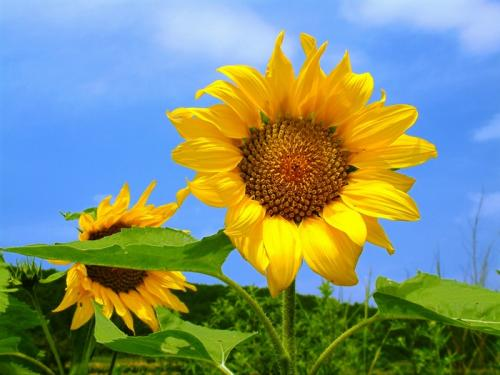
#> input picture python/basic/pillow/flower_01.jpg, 500 x 375 px
$ python '09.ImageEnhance_调整亮度_对比度_色彩_清晰度test.py'
#> lines starting #> are read from the running program, lines starting #| are printed output that depends on the picture
# 测试调整图片的色彩/亮度/清晰度/对比度，它们分别对应于ImageEnhance中的不同class，它们的入参都是一张图片，都有一个enhance方法，该方法的参数调整值在0-2之间取值，1表示原图，大于1表示增强，小于1表示减弱。下面的示例中分别对一张图片进行了增强和减弱，然后把它们放到一起进行输出。
from PIL import Image, ImageEnhance

image1 = Image.open('flower_01.jpg')
#> image1 is the input picture: PIL image 500x375 RGB; mean R, G, B 126.1, 145.6, 122.1
image1.thumbnail((450, 300))
#> image1: PIL image 400x300 RGB
w, h = image1.size
#> w = 400; h = 300
out_image = Image.new('RGB', (w * 3, h))
#> out_image: PIL image 1200x300 RGB; every value is 0
out_image.paste(image1, (0, 0))
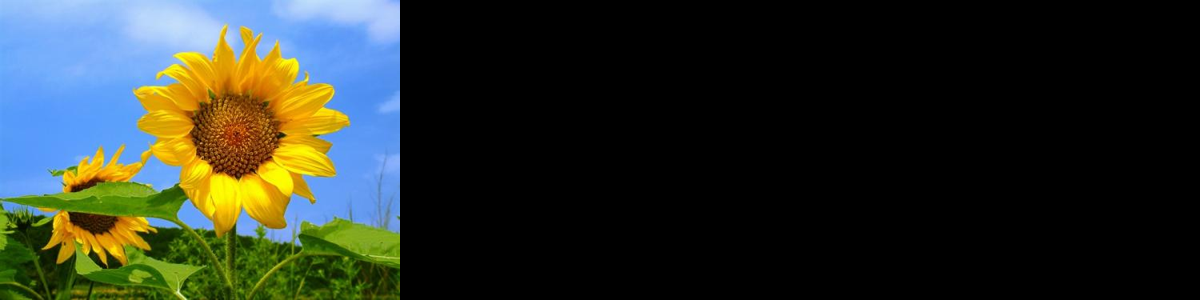
#> out_image: PIL image 1200x300 RGB; mean R, G, B 42, 48.5, 40.7


def enhance(enhance_func):
    enhance_obj = enhance_func(image1)
    enhanced_image = enhance_obj.enhance(0.5)
    out_image.paste(enhanced_image, (w, 0))
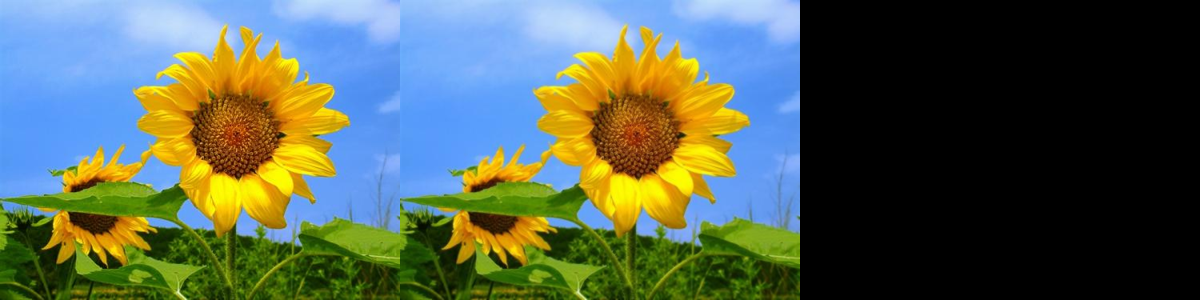
#> out_image: PIL image 1200x300 RGB; mean R, G, B 84, 97, 81.3
    enhanced_image = enhance_obj.enhance(1.5)
    out_image.paste(enhanced_image, (2 * w, 0))
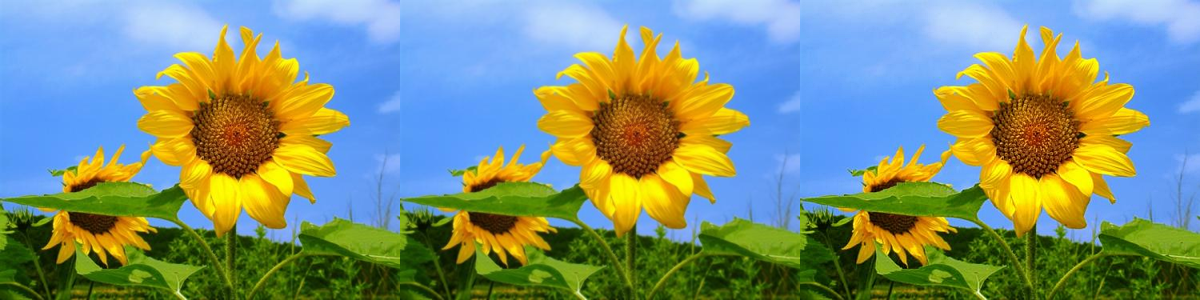
#> out_image: PIL image 1200x300 RGB; mean R, G, B 125.9, 145.5, 122
    out_image.show()


# 调整亮度
# enhance(ImageEnhance.Brightness)
# 调整色彩
# enhance(ImageEnhance.Color)
# 调整对比度
# enhance(ImageEnhance.Contrast)
# 调整清晰度
enhance(ImageEnhance.Sharpness)

$ run again, with python/basic/pillow/head.jpg copied over python/basic/pillow/flower_01.jpg
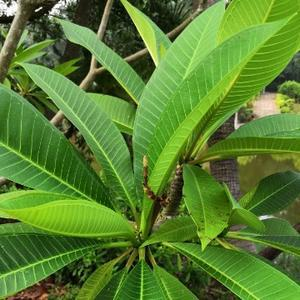
#> input picture python/basic/pillow/head.jpg, 300 x 300 px
#> image1 is the input picture: PIL image 300x300 RGB; mean R, G, B 88, 128.8, 48.3
#> in enhance, `out_image.paste(enhanced_image, (w, 0))`:
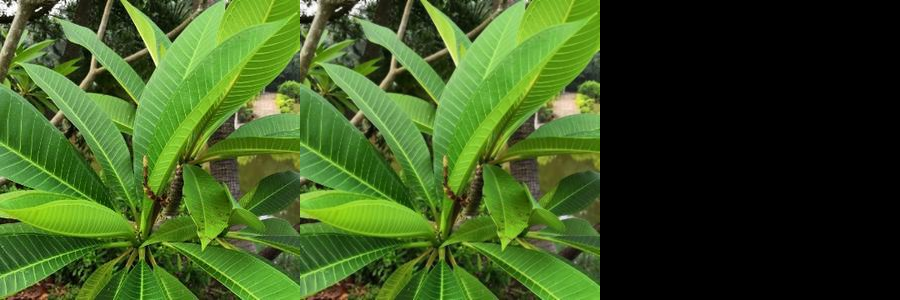
#> out_image: PIL image 900x300 RGB; mean R, G, B 58.6, 85.8, 32.1
#> in enhance, `out_image.paste(enhanced_image, (2 * w, 0))`:
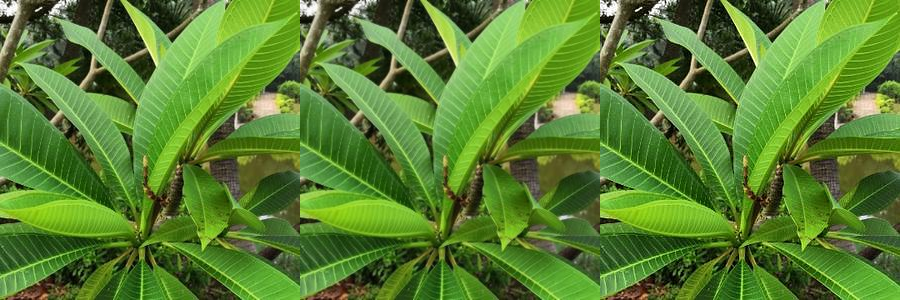
#> out_image: PIL image 900x300 RGB; mean R, G, B 87.9, 128.6, 48.2
